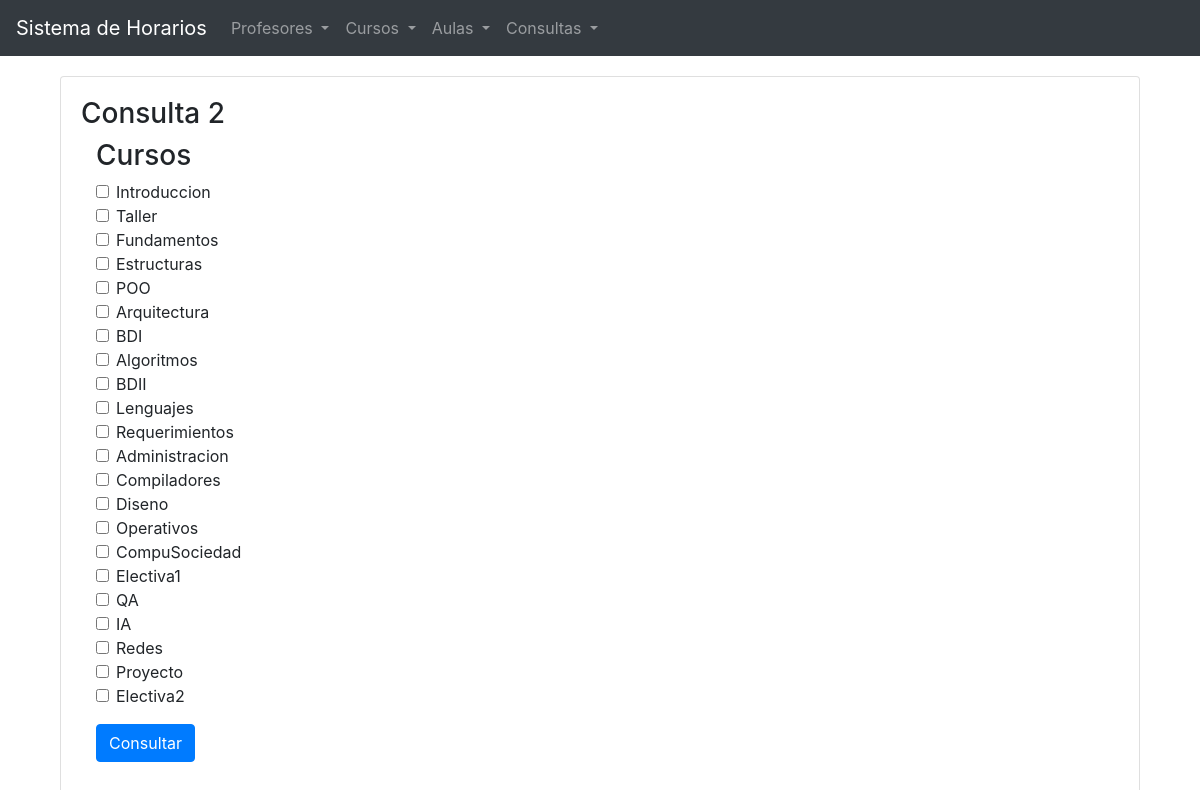
The page /consultas/consulta2 on the database its author committed.
### project/cursos/model.py (models this page shows, shortened)
class Curso(db.Model):
    __tablename__ = 'cursos'
    _id = db.Column(db.Integer, primary_key=True)
    _nombre = db.Column(db.Text, unique=True)
    _tipo = db.Column(db.Text)
    _creditos = db.Column(db.Integer)
    _semestre = db.Column(db.Integer)
    _lecciones = db.Column(db.Integer)
    _profesores = db.relationship("Profesor", secondary=profesores_cursos, back_populates="_cursos")
    def getId(self):
        return self._id
    def getNombre(self):
        return self._nombre

### project/consultas/views.py (the view, shortened to what this page needs)
@consultas_blueprint.route('/consulta2', methods=['GET','POST'])
def consulta2():
    prolog = PrologMT()
    form = Consulta2Form()
    course_list = db.session.query(Curso).all()
    form.cursos.choices = [(i.getId(), i.getNombre()) for i in course_list]
    formatted_res = []
    horarios = []
    return render_template('consulta2.html', form=form, horarios=horarios)

### project/consultas/forms.py
class Consulta2Form(FlaskForm):
    cursos = MultiCheckboxField('Cursos', coerce=int)
    submit = SubmitField("Consultar")

### project/consultas/templates/consultas/consulta2.html (shortened to what this page needs)
{% extends "base.html" %}
{% block content %}
<div class="card" style="width: 90%; margin: 0 auto; margin-top: 20px;">
    <div class="card-body">
        <h3>Consulta 2</h3>
        <div class="container">
            <div class="row">
                <div class="col-2">
                    <form method="POST">
                        <fieldset class="form-group">
                            <h3>Cursos</h3>
                            {% for choice in form.cursos %}
                            <div class="form-check">
                                {{ choice(class="form-check-input") }}
                                {{ choice.label(class="form-check-label") }}
                            </div>
                            {% endfor %}
                        </fieldset>
                        <div class="form-group">
                            {{ form.submit(class="btn btn-primary dropdown-toggle") }}
                        </div>
                    </form>
                </div>
                <div class="col-10" style="width: 100%;">
                </div>
            </div>
        </div>
    </div>
</div>
{% endblock %}

### rows shown on the page
Curso: label "Introduccion"
Curso: label "Taller"
Curso: label "Fundamentos"
Curso: label "Estructuras"
Curso: label "POO"
Curso: label "Arquitectura"
Curso: label "BDI"
Curso: label "Algoritmos"
Curso: label "BDII"
Curso: label "Lenguajes"
Curso: label "Requerimientos"
Curso: label "Administracion"
Curso: label "Compiladores"
Curso: label "Diseno"
Curso: label "Operativos"
Curso: label "CompuSociedad"
Curso: label "Electiva1"
Curso: label "Redes"
Curso: label "Proyecto"
Curso: label "Electiva2"

### other values the page prints
{{ choice.label(class="form-check-label") }} "QA" "IA"
